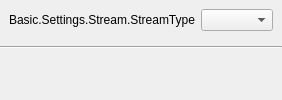
       <widget class="QWidget" name="streamPage">
        <layout class="QVBoxLayout" name="verticalLayout_5">
         <property name="leftMargin">
          <number>0</number>
         </property>
         <property name="topMargin">
          <number>0</number>
         </property>
         <property name="rightMargin">
          <number>0</number>
         </property>
         <property name="bottomMargin">
          <number>0</number>
         </property>
         <item>
          <widget class="QWidget" name="streamContainer" native="true">
           <property name="sizePolicy">
            <sizepolicy hsizetype="Preferred" vsizetype="Minimum">
             <horstretch>0</horstretch>
             <verstretch>0</verstretch>
            </sizepolicy>
           </property>
           <layout class="QVBoxLayout" name="verticalLayout_6">
            <property name="leftMargin">
             <number>0</number>
            </property>
            <property name="topMargin">
             <number>0</number>
            </property>
            <property name="rightMargin">
             <number>0</number>
            </property>
            <property name="bottomMargin">
             <number>0</number>
            </property>
            <item alignment="Qt::AlignTop">
             <widget class="QWidget" name="widget_5" native="true">
              <property name="sizePolicy">
               <sizepolicy hsizetype="Preferred" vsizetype="Maximum">
                <horstretch>0</horstretch>
                <verstretch>0</verstretch>
               </sizepolicy>
              </property>
              <layout class="QVBoxLayout" name="verticalLayout_7">
               <property name="leftMargin">
                <number>0</number>
               </property>
               <property name="topMargin">
                <number>0</number>
               </property>
               <property name="rightMargin">
                <number>0</number>
               </property>
               <property name="bottomMargin">
                <number>0</number>
               </property>
               <item>
                <widget class="QWidget" name="widget_6" native="true">
                 <layout class="QFormLayout" name="formLayout_8">
                  <property name="fieldGrowthPolicy">
                   <enum>QFormLayout::AllNonFixedFieldsGrow</enum>
                  </property>
                  <item row="0" column="0">
                   <widget class="QLabel" name="label_21">
                    <property name="minimumSize">
                     <size>
                      <width>170</width>
                      <height>0</height>
                     </size>
                    </property>
                    <property name="text">
                     <string>Basic.Settings.Stream.StreamType</string>
                    </property>
                    <property name="alignment">
                     <set>Qt::AlignRight|Qt::AlignTrailing|Qt::AlignVCenter</set>
                    </property>
                    <property name="buddy">
                     <cstring>streamType</cstring>
                    </property>
                   </widget>
                  </item>
                  <item row="0" column="1">
                   <widget class="QComboBox" name="streamType"/>
                  </item>
                 </layout>
                </widget>
               </item>
               <item>
                <widget class="Line" name="line">
                 <property name="orientation">
                  <enum>Qt::Horizontal</enum>
                 </property>
                </widget>
               </item>
              </layout>
             </widget>
            </item>
           </layout>
          </widget>
         </item>
        </layout>
       </widget>
